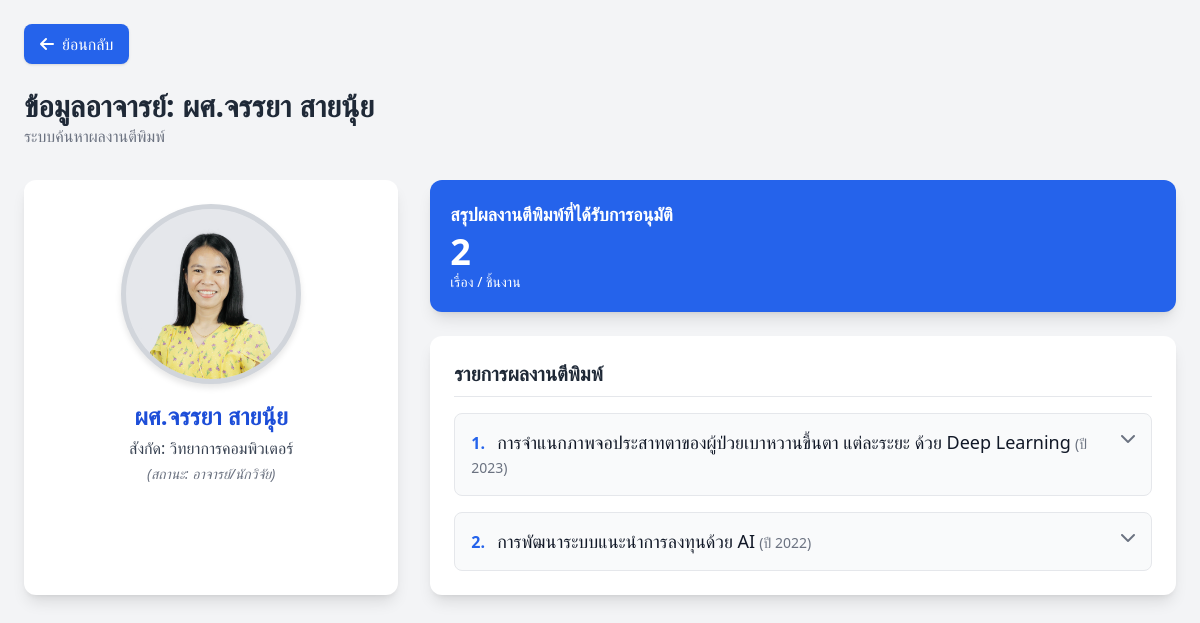
The app's page /G1.php?user_id=3 with its own data.
### tables this page shows
CREATE TABLE `User` (
  `User_id` int(11) NOT NULL,
  `first_name` varchar(100) DEFAULT NULL,
  `last_name` varchar(100) DEFAULT NULL,
  `Username` varchar(50) DEFAULT NULL,
  `Password` varchar(255) DEFAULT NULL,
  `email` varchar(100) DEFAULT NULL,
  `tel` varchar(20) DEFAULT NULL,
  `role` varchar(50) DEFAULT NULL,
  `Department` varchar(100) DEFAULT NULL,
  `status` varchar(50) DEFAULT NULL,
  `avatar` varchar(255) DEFAULT NULL
);

CREATE TABLE `Publication` (
  `Pub_id` int(11) NOT NULL,
  `title` varchar(255) DEFAULT NULL,
  `publish_year` year(4) DEFAULT NULL,
  `journal` varchar(255) DEFAULT NULL,
  `type` varchar(100) DEFAULT NULL,
  `file_path` varchar(255) DEFAULT NULL,
  `visibility` varchar(50) DEFAULT NULL,
  `status` varchar(50) DEFAULT 'Waiting',
  `Manual` text DEFAULT NULL,
  `Author_id` int(11) DEFAULT NULL
);

### G1.php (the view, shortened to what this page needs)
<?php
$conn = new mysqli("localhost", "root", "", "group10");
$teacherId = isset($_GET['user_id']) ? (int)$_GET['user_id'] : 0;
$stmt = $conn->prepare("SELECT first_name, last_name, Department, role, avatar FROM User WHERE User_id = ? AND role = 'normal'");
$stmt->bind_param("i", $teacherId);
$stmt->execute();
$result = $stmt->get_result();
$teacher = $result->fetch_assoc();
$full_name = htmlspecialchars($teacher['first_name'] . " " . $teacher['last_name']);
$department = htmlspecialchars($teacher['Department']);
$role = htmlspecialchars($teacher['role']);
$avatar_filename = htmlspecialchars($teacher['avatar']);
$avatar_path = !empty($avatar_filename) ? "img/" . $avatar_filename : 'img/default-avatar.png';
$pubs_sql = "
    SELECT Pub_id, title, publish_year, file_path
    FROM Publication
    WHERE Author_id = ? AND status = 'approved'
    ORDER BY publish_year DESC, Pub_id DESC";
$stmt_pubs = $conn->prepare($pubs_sql);
$stmt_pubs->bind_param("i", $teacherId);
$stmt_pubs->execute();
$pubs_result = $stmt_pubs->get_result();
$publications = [];
while ($row = $pubs_result->fetch_assoc()) {
    $publications[] = $row;
}
$pub_count = count($publications);
?>
<!DOCTYPE html>
<html lang="th">
<head>
<script src="https://cdn.tailwindcss.com"></script>
<link rel="stylesheet" href="https://cdnjs.cloudflare.com/ajax/libs/font-awesome/6.0.0-beta3/css/all.min.css">
</head>
<body class="bg-gray-100 font-sans text-gray-800 min-h-screen">
<div class="max-w-7xl mx-auto p-6">
    <a href="HomeallPage-v1.php" class="inline-flex items-center space-x-2 px-4 py-2 bg-blue-600 text-white rounded-lg shadow hover:bg-blue-700 transition duration-150 mb-6">
        <i class="fas fa-arrow-left"></i>
        <span>ย้อนกลับ</span>
    </a>
    <header class="mb-8">
        <h1 class="text-3xl font-bold text-gray-800">ข้อมูลอาจารย์: <?= $full_name; ?></h1>
        <p class="text-gray-500">ระบบค้นหาผลงานตีพิมพ์</p>
    </header>
    <div class="flex flex-col md:flex-row gap-8">
        <div class="md:w-1/3 bg-white p-6 rounded-xl shadow-lg flex flex-col items-center text-center">
            <div class="avatar-container mb-4">
                <img src="<?= $avatar_path; ?>"
                     onerror="this.onerror=null;this.src='img/default-avatar.png';"
                     alt="Avatar of <?= $full_name; ?>"
                     class="avatar-img">
            </div>
            <div class="text-2xl font-bold text-blue-700 mb-1">
                <?= $full_name; ?>
            </div>
            <div class="text-md text-gray-700 mb-1">
                สังกัด: <?= $department; ?>
            </div>
            <div class="text-sm text-gray-500 italic">
                (สถานะ: <?= $role === 'normal' ? 'อาจารย์/นักวิจัย' : $role; ?>)
            </div>
        </div>
        <div class="md:w-2/3 flex flex-col gap-6">
            <div class="bg-blue-600 text-white rounded-xl p-5 shadow-lg">
                <div class="text-lg font-semibold">สรุปผลงานตีพิมพ์ที่ได้รับการอนุมัติ</div>
                <div class="text-4xl font-extrabold mt-1"><?= $pub_count; ?></div>
                <div class="text-sm">เรื่อง / ชิ้นงาน</div>
            </div>
            <div class="bg-white p-6 rounded-xl shadow-lg">
                <h2 class="text-xl font-bold text-gray-800 mb-4 border-b pb-2">รายการผลงานตีพิมพ์</h2>
                <?php if ($pub_count > 0): ?>
                    <div class="space-y-4">
                    <?php
                    $count = 0;
                    foreach ($publications as $pub):
                        $count++;
                    ?>
                        <div class="publication-item border rounded-lg p-4 bg-gray-50 transition duration-200 hover:shadow-md" data-pub-id="<?= $pub['Pub_id']; ?>">
                            <div class="flex items-start justify-between cursor-pointer" onclick="toggleDetails('<?= $pub['Pub_id']; ?>', this)">
                                <div class="flex-1 min-w-0 pr-4">
                                    <span class="text-md font-semibold text-blue-600 mr-2"><?= $count; ?>.</span>
                                    <span class="text-lg font-medium text-gray-900 leading-snug block md:inline"><?php echo htmlspecialchars($pub['title']); ?></span>
                                    <p class="text-sm text-gray-500 mt-1 md:mt-0 md:inline block"> (ปี <?php echo $pub['publish_year']; ?>)</p>
                                </div>
                                <i class="fas fa-chevron-down text-gray-500 transition-transform duration-300"></i>
                            </div>
                        </div>
                    <?php endforeach; ?>
                    </div>
                <?php else: ?>
                    <p class="text-center text-gray-500 py-6">อาจารย์ท่านนี้ยังไม่มีผลงานตีพิมพ์ที่ได้รับการอนุมัติ</p>
                <?php endif; ?>
            </div>
        </div>
    </div>
</div>
</body>
</html>

### G1.php (style rules this page uses)
.avatar-container { width: 180px; height: 180px; background-color: #e5e7eb; border-radius: 9999px; overflow: hidden; border: 5px solid #d1d5db; box-shadow: 0 4px 6px rgba(0, 0, 0, 0.1); }
.avatar-img { width: 100%; height: 100%; object-fit: cover; }

### records on screen
user: full_name "ผศ.จรรยา สายนุ้ย", avatar (picture), Department "วิทยาการคอมพิวเตอร์"
publication: title "การจำแนกภาพจอประสาทตาของผู้ป่วยเบาหวานขึ้นตา แต่ละระยะ ด้วย Deep Learning", publish_year "2023"
publication: title "การพัฒนาระบบแนะนำการลงทุนด้วย AI", publish_year "2022"

### other values on screen
$pub_count "2"
